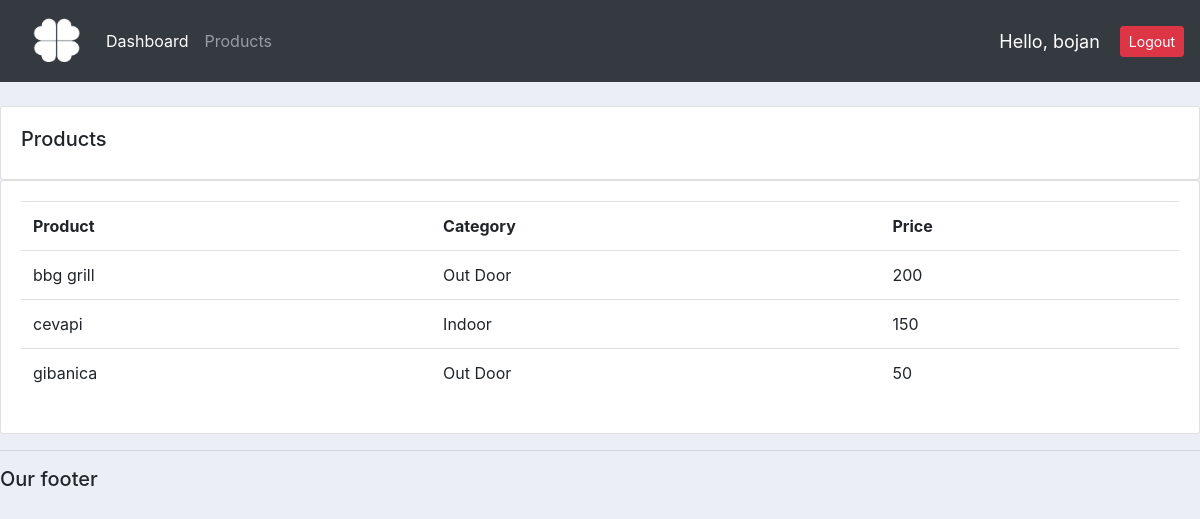
Screenshot of /products/ (signed in) with the database file from the repository.
### accounts/models.py (models this page shows, shortened)
class Product(models.Model):
    CATEGORY=(
        ('Indoor','Indoor'),
        ('Out Door','Out Door'),
    )
    name=models.CharField(max_length=200, null=True)
    price=models.CharField(max_length=200, null=True)
    category=models.CharField(max_length=200, null=True, choices=CATEGORY)
    description=models.CharField(max_length=200, null=True, blank=True)
    date_created=models.DateTimeField(auto_now_add=True,null=True)
    tags=models.ManyToManyField(Tag)

### accounts/decorators.py (the view)
        def wrapper_func(request, *args,**kwargs):
            group=None
            if request.user.groups.exists():
                group = request.user.groups.all()[0].name
            if group in allowed_roles:
                return view_func(request, *args,**kwargs)
            else:
                return HttpResponse('You are not authorized')
            return view_func(request, *args,**kwargs)

### accounts/views.py (called while the page is built)
@login_required(login_url='login')
@allowed_users(allowed_roles='admin')
def products(request):
    products= Product.objects.all()
    return render(request,'accounts/products.html',{'products':products})

### accounts/templates/accounts/products.html
{% extends 'accounts/main.html' %}
{% block content %}
<br>
<div class="row">
    <div class="col-md">
        <div class="card card-body">
            <h5>Products</h5>
        </div>
        <div class="card card-body">
            <table class="table">
                <tr>
                    <th>Product</th>
                    <th>Category</th>
                    <th>Price</th>
                </tr>
                {% for i in products%}
                <tr>
                    <td>{{i.name}}</td>
                    <td>{{i.category}}</td>
                    <td>{{i.price}}</td>
                </tr>
                {% endfor %}
            </table>
        </div>
    </div>
</div>
{% endblock %}

### accounts/templates/accounts/navbar.html (shortened to what this page needs)
{% load static %}
<nav class="navbar navbar-expand-lg navbar-dark bg-dark">
  <a class="nav-link" href="{% url 'home' %}"> <img id="logo" src="{% static 'images/ikoo.png'%}"  alt=""> </a>
    <div class="collapse navbar-collapse" id="navbarNav">
      <ul class="navbar-nav">
        {% if request.user.is_staff %}
        <li class="nav-item active">
          <a class="nav-link" href="{% url 'home' %}">Dashboard </a>
        </li>
        <li class="nav-item">
          <a class="nav-link" href="{% url 'products' %}">Products</a>
        </li>
        {% else %}
        <li class="nav-item">
          <a class="nav-link" href="{% url 'account' %}">Settings</a>
        </li>
       {% endif%}
      </ul>
    </div>
    <span id="hello-msg">Hello, {{request.user}}</span>
    <span><a class="btn btn-danger btn-sm" href="{% url 'logout' %}">Logout</a></span>
  </nav>

### static/css/main.css (style rules this page uses)
img#logo { width: 50px; height: 50px; }
body { background-color: #ebeff5; }

### accounts/templates/accounts/navbar.html (style rules this page uses)
#hello-msg { font-size: 18px; color: #fff; margin-right: 20px; }

### rows the page displays
Product: name "bbg grill", category "Out Door", price "200"
Product: name "cevapi", category "Indoor", price "150"
Product: name "gibanica", category "Out Door", price "50"

### other values shown
{{ request.user }} "bojan"
